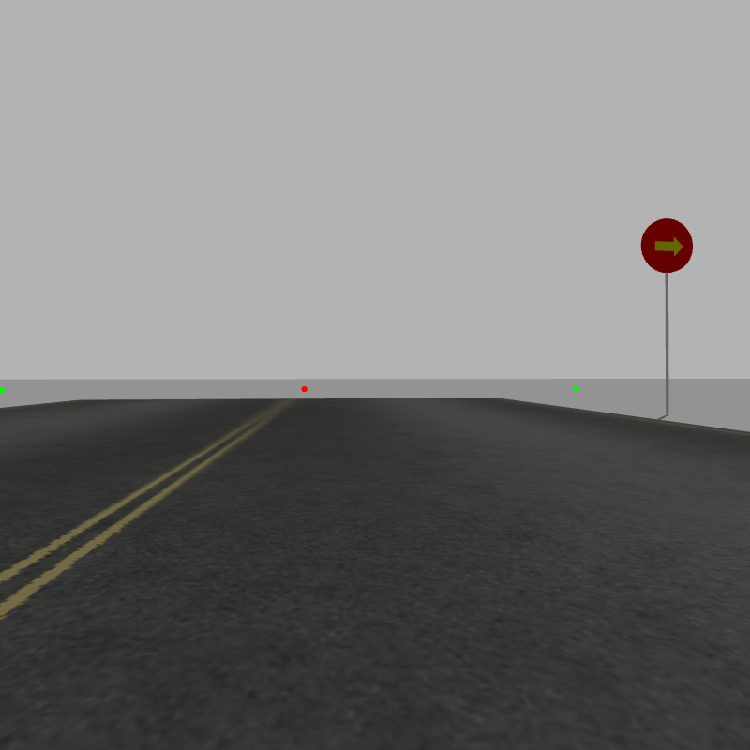
#> input picture Ball classification/test1.jpeg, 750 x 750 px
$ python ball_check.py
#> lines starting #> are read from the running program, lines starting #| are printed output that depends on the picture; after the words box and inside, x2 and y2 are one past the last pixel; in counts of white or black regions, pixels touching at a corner belong together
import cv2
import numpy as np

min=30    #min area
color_boundaries = [ ([0, 0, 220], [30, 30, 255]), ([0, 220, 0], [30, 255, 30])]    #red[0] and green[1]
images = ['test1.jpeg', 'test2.jpeg', 'test3.jpeg', 'test4.jpeg', 'test5.jpeg']

for image in images:
    img = cv2.imread(image, 1)
#> img is the input picture: shape (750, 750, 3); mean B, G, R 119.2, 120.3, 120.7
    img = cv2.resize(img, (550, 550))
#> img: shape (550, 550, 3)

    masks = []
    for (low, up) in color_boundaries:
        low=np.array(low, dtype='uint8')
        up=np.array(up, dtype='uint8')
        mask=cv2.inRange(img, low, up)
        op=cv2.bitwise_and(img, img, mask=mask)
        masks.append(op)
#> this loop made 2 passes
#> pass 1, `mask=cv2.inRange(img, low, up)`:
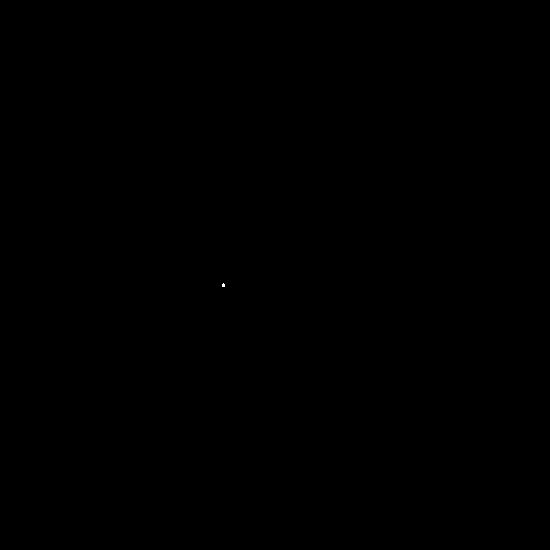
#> mask: shape (550, 550); 0% white in thin lines or dots, all inside (x1, y1, x2, y2) = (222, 283, 225, 287)
#> after the loop, masks = 2 items

    red_zone = cv2.cvtColor(masks[0], cv2.COLOR_BGR2GRAY)
    green_zone = cv2.cvtColor(masks[1], cv2.COLOR_BGR2GRAY)

    _, red_zone = cv2.threshold(red_zone, 20, 255, cv2.THRESH_BINARY)
    _, green_zone = cv2.threshold(green_zone, 20, 255, cv2.THRESH_BINARY)

    contours_red, hierarchy = cv2.findContours(red_zone, cv2.RETR_TREE, cv2.CHAIN_APPROX_SIMPLE)
#> contours_red = 1 item
    contours_green, hierarchy = cv2.findContours(green_zone, cv2.RETR_TREE, cv2.CHAIN_APPROX_SIMPLE)
#> contours_green = 2 contours, all with area under 20

    for cnt in contours_red:
        if(cv2.contourArea(cnt)>min):
            print("Push the Red!")
#> this loop made 1 pass
    for cnt in contours_green:
        if(cv2.contourArea(cnt)>min):
            print("Grab the Green")
#> pass 2 of the loop `for image in images:`:
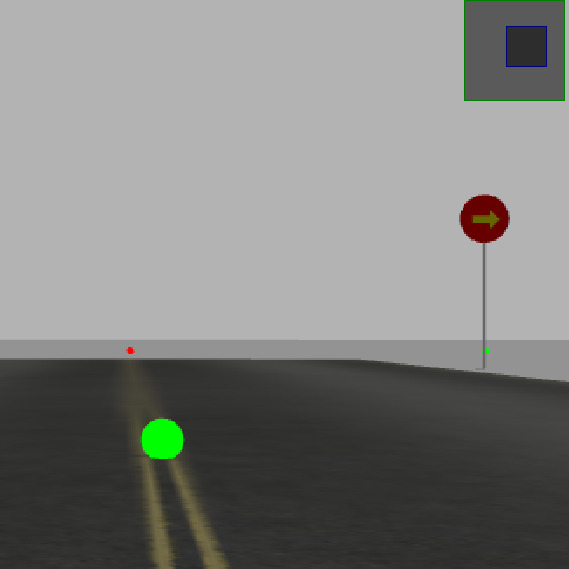
#> input picture Ball classification/test2.jpeg, 569 x 569 px
#> img is the input picture: shape (569, 569, 3); mean B, G, R 126.9, 129.3, 128.7
#> img: shape (550, 550, 3)
#> the loop `for (low, up) in color_boundaries:` made 2 passes
#> pass 1, `mask=cv2.inRange(img, low, up)`:
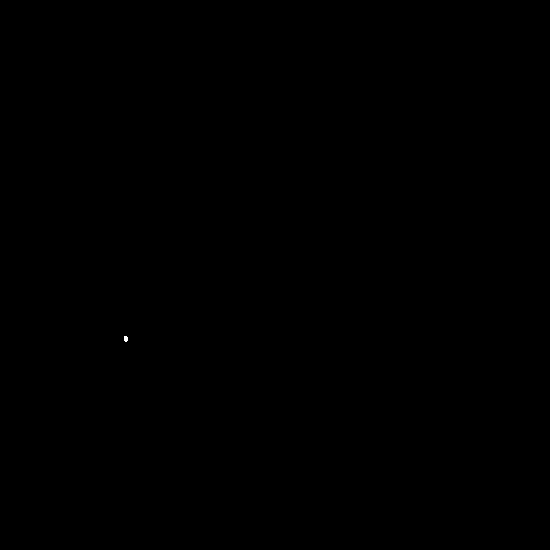
#> mask: shape (550, 550); 0.01% white; 1 white region, box (x1, y1, x2, y2) and area: (124, 336, 128, 342) 21
#> pass 2, `mask=cv2.inRange(img, low, up)`:
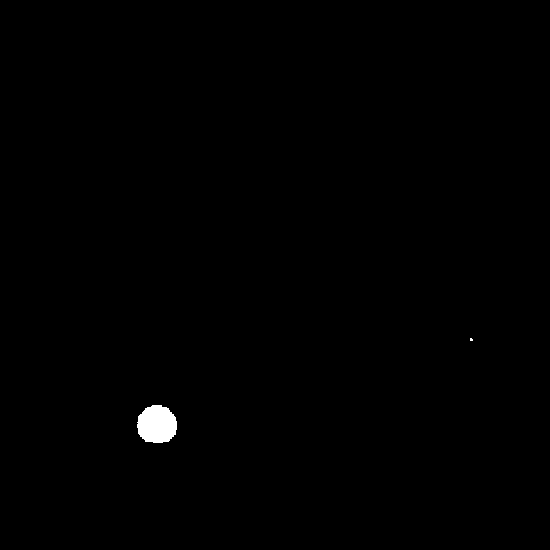
#> mask: shape (550, 550); 0.41% white; 2 white regions (1 under 20 px)
#> contours_green = 2 contours, 1 with area under 20; largest, box (x1, y1, x2, y2) and area: (137, 405, 177, 443) 1156
#> the loop `for cnt in contours_red:` made 1 pass
#> the loop `for cnt in contours_green:` made 2 passes
#| Grab the Green
#> pass 3 of the loop `for image in images:`:
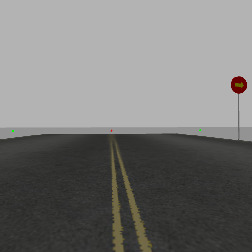
#> input picture Ball classification/test3.jpeg, 252 x 252 px
#> img is the input picture: shape (252, 252, 3); mean B, G, R 118.3, 119.9, 120.4
#> img: shape (550, 550, 3)
#> the loop `for (low, up) in color_boundaries:` made 2 passes
#> pass 2, `mask=cv2.inRange(img, low, up)`:
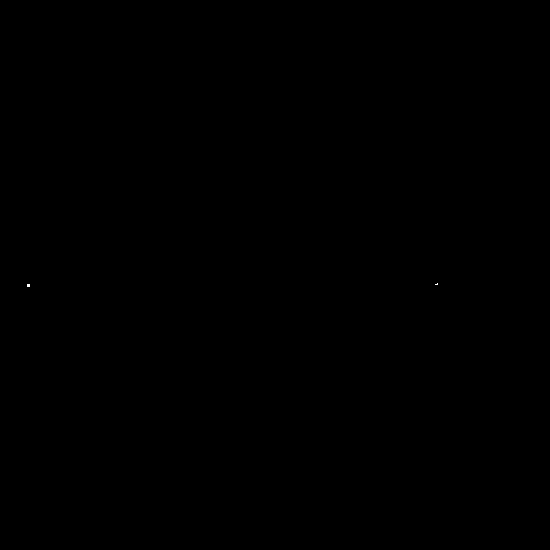
#> mask: shape (550, 550); 0% white in thin lines or dots, all inside (x1, y1, x2, y2) = (27, 283, 438, 287)
#> contours_red = []
#> contours_green = 2 contours, all with area under 20
#> the loop `for cnt in contours_green:` made 2 passes
#> cnt on passes 1 to 2: [[27, 284], [27, 286], [29, 286], [29, 284]], [[437, 283], [436, 284], [435, 284], [437, 284]]
#> the loop made 5 passes; the first 3 are shown

# [33 lines of commented-out code are left out]
